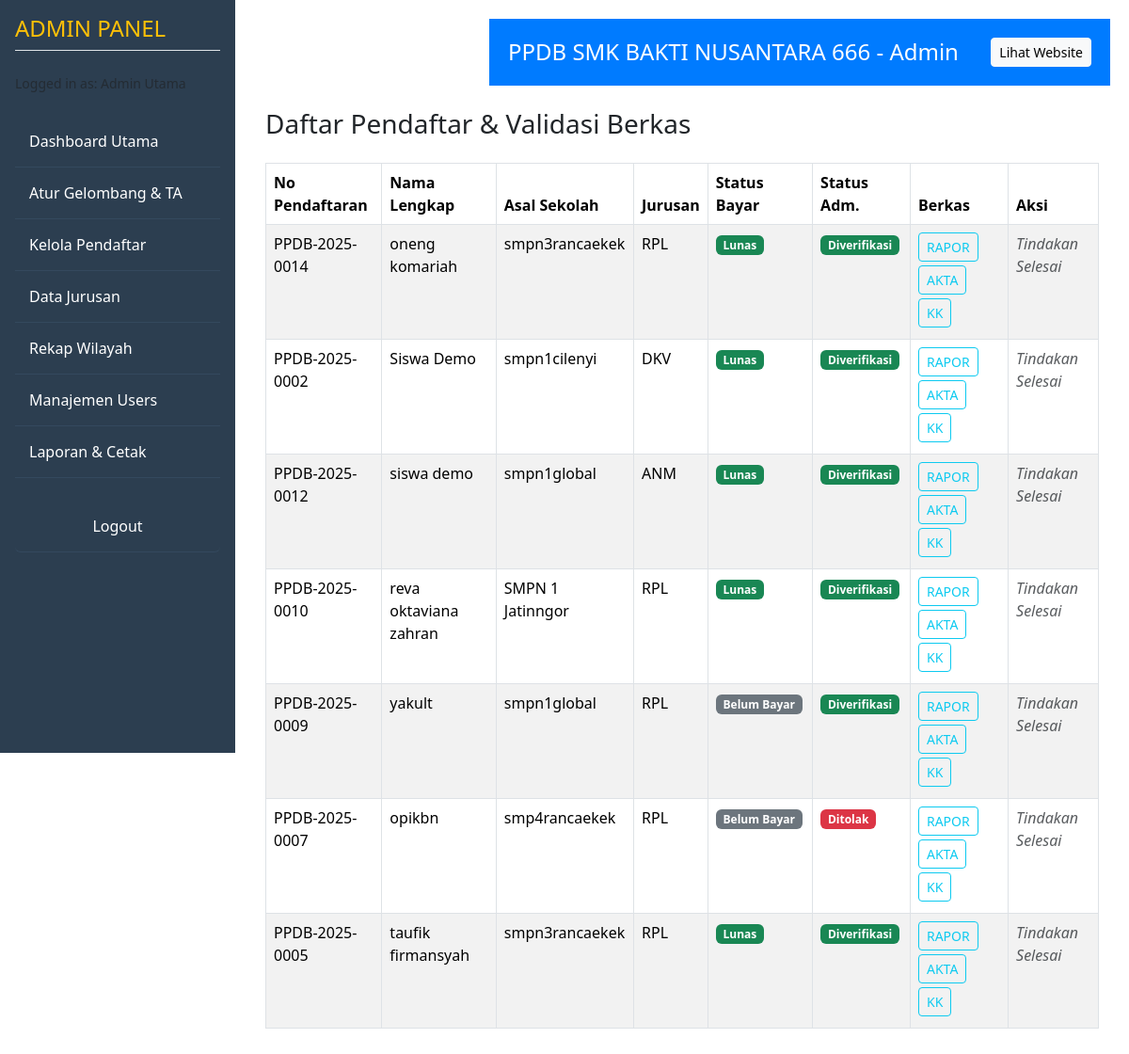
Screenshot of /admin/pendaftar.php (signed in) with the database file from the repository.
### tables this page shows
CREATE TABLE `pendaftar` (
  `id` bigint(20) NOT NULL,
  `user_id` int(11) DEFAULT NULL,
  `tanggal_daftar` datetime DEFAULT NULL,
  `no_pendaftaran` varchar(20) DEFAULT NULL,
  `gelombang_id` int(11) DEFAULT NULL,
  `jurusan_id` int(11) DEFAULT NULL,
  `status_administrasi` enum('Pending','Diverifikasi','Ditolak') DEFAULT 'Pending',
  `admin_verifikator_id` int(11) DEFAULT NULL,
  `tgl_verifikasi_adm` datetime DEFAULT NULL,
  `catatan_adm` text DEFAULT NULL,
  `status_pembayaran` enum('Belum Bayar','Pending Verifikasi','Lunas','Ditolak') DEFAULT 'Belum Bayar'
);

CREATE TABLE `pendaftar_data_siswa` (
  `pendaftar_id` bigint(20) NOT NULL,
  `nama_lengkap` varchar(120) DEFAULT NULL,
  `nis` varchar(20) DEFAULT NULL,
  `no_handphone` varchar(20) DEFAULT NULL,
  `email` varchar(120) DEFAULT NULL,
  `wilayah_asal_id` int(11) DEFAULT NULL
);

CREATE TABLE `pendaftar_asal_sekolah` (
  `pendaftar_id` bigint(20) NOT NULL,
  `nama_sekolah` varchar(150) DEFAULT NULL
);

CREATE TABLE `jurusan` (
  `id` int(11) NOT NULL,
  `kode` varchar(10) DEFAULT NULL,
  `nama` varchar(100) DEFAULT NULL,
  `kuota` int(11) DEFAULT NULL
);

CREATE TABLE `pendaftar_berkas` (
  `id` bigint(20) NOT NULL,
  `pendaftar_id` bigint(20) DEFAULT NULL,
  `jenis` enum('RAPOR','AKTA','KK','LAINNYA') DEFAULT NULL,
  `nama_file` varchar(255) DEFAULT NULL,
  `url_file` varchar(255) DEFAULT NULL,
  `ukuran_kb` int(11) DEFAULT NULL,
  `valid` tinyint(4) DEFAULT 0,
  `catatan` varchar(255) DEFAULT NULL
);

### admin/pendaftar.php (the view, shortened to what this page needs)
<?php
include('../includes/admin_header.php');
$pendaftar_data = [];
$sql = "SELECT
            p.id,
            p.no_pendaftaran,
            p.status_administrasi,
            p.status_pembayaran,
            pds.nama_lengkap,
            pas.nama_sekolah,
            j.kode as kode_jurusan
        FROM pendaftar p
        JOIN pendaftar_data_siswa pds ON p.id = pds.pendaftar_id
        JOIN pendaftar_asal_sekolah pas ON p.id = pas.pendaftar_id
        JOIN jurusan j ON p.jurusan_id = j.id
        ORDER BY p.tanggal_daftar DESC";
$result = $conn->query($sql);
if ($result->num_rows > 0) {
    while($row = $result->fetch_assoc()) {
        $berkas_pendaftar = [];
        $sql_berkas = "SELECT jenis, url_file FROM pendaftar_berkas WHERE pendaftar_id = ?";
        $stmt_berkas = $conn->prepare($sql_berkas);
        $stmt_berkas->bind_param("i", $row['id']);
        $stmt_berkas->execute();
        $result_berkas = $stmt_berkas->get_result();
        while($row_berkas = $result_berkas->fetch_assoc()) {
            $berkas_pendaftar[] = $row_berkas;
        }
        $row['berkas'] = $berkas_pendaftar;
        $pendaftar_data[] = $row;
    }
}
?>
<h3 class="mb-4">Daftar Pendaftar & Validasi Berkas</h3>
<div class="table-responsive">
    <table class="table table-striped table-bordered table-hover">
        <thead class="bg-dark text-white">
            <tr>
                <th>No Pendaftaran</th>
                <th>Nama Lengkap</th>
                <th>Asal Sekolah</th>
                <th>Jurusan</th>
                <th>Status Bayar</th>
                <th>Status Adm.</th>
                <th>Berkas</th>
                <th>Aksi</th>
            </tr>
        </thead>
        <tbody>
            <?php if (empty($pendaftar_data)): ?>
                <tr><td colspan="8" class="text-center">Belum ada data pendaftar.</td></tr>
            <?php else: ?>
                <?php foreach ($pendaftar_data as $pendaftar) : ?>
                    <tr>
                        <td><?php echo htmlspecialchars($pendaftar['no_pendaftaran']); ?></td>
                        <td><?php echo htmlspecialchars($pendaftar['nama_lengkap']); ?></td>
                        <td><?php echo htmlspecialchars($pendaftar['nama_sekolah']); ?></td>
                        <td><?php echo htmlspecialchars($pendaftar['kode_jurusan']); ?></td>
                        <td>
                            <?php
                            $badge_bayar = 'bg-secondary';
                            if ($pendaftar['status_pembayaran'] == 'Lunas') $badge_bayar = 'bg-success';
                            ?>
                            <span class="badge <?php echo $badge_bayar; ?>"><?php echo htmlspecialchars($pendaftar['status_pembayaran']); ?></span>
                        </td>
                        <td>
                            <?php
                            $badge_adm = 'bg-secondary';
                            if ($pendaftar['status_administrasi'] == 'Diverifikasi') $badge_adm = 'bg-success';
                            if ($pendaftar['status_administrasi'] == 'Ditolak') $badge_adm = 'bg-danger';
                            ?>
                            <span class="badge <?php echo $badge_adm; ?>"><?php echo htmlspecialchars($pendaftar['status_administrasi']); ?></span>
                        </td>
                        <td>
                            <?php foreach($pendaftar['berkas'] as $berkas): ?>
                                <a href="<?php echo htmlspecialchars($berkas['url_file']); ?>" target="_blank" class="btn btn-sm btn-outline-info mb-1">
                                    <?php echo htmlspecialchars($berkas['jenis']); ?>
                                </a>
                            <?php endforeach; ?>
                        </td>
                        <td>
                            <?php if ($pendaftar['status_administrasi'] == 'Pending') : ?>
                                <form method="POST" class="d-inline">
                                    <input type="hidden" name="pendaftar_id" value="<?php echo $pendaftar['id']; ?>">
                                    <input type="hidden" name="catatan_adm" value="Berkas valid">
                                    <button type="submit" name="action" value="verifikasi_adm" class="btn btn-sm btn-success">Verifikasi (ADM)</button>
                                </form>
                                <form method="POST" class="d-inline mt-1">
                                    <input type="hidden" name="pendaftar_id" value="<?php echo $pendaftar['id']; ?>">
                                    <input type="hidden" name="catatan_adm" value="Berkas tidak lengkap">
                                    <button type="submit" name="action" value="tolak_adm" class="btn btn-sm btn-danger">Tolak (ADM)</button>
                                </form>
                            <?php else: ?>
                                <span class="text-muted fst-italic">Tindakan Selesai</span>
                            <?php endif; ?>
                        </td>
                    </tr>
                <?php endforeach; ?>
            <?php endif; ?>
        </tbody>
    </table>
</div>
<?php
include('../includes/admin_footer.php');
?>

### rows the page displays
pendaftar: no_pendaftaran "PPDB-2025-0014", pendaftar_data_siswa.nama_lengkap "oneng komariah", pendaftar_asal_sekolah.nama_sekolah "smpn3rancaekek", jurusan.kode "RPL", status_pembayaran "Lunas", status_administrasi "Diverifikasi", shows "Tindakan Selesai"
pendaftar_berkas: jenis "RAPOR"
pendaftar_berkas: jenis "AKTA"
pendaftar_berkas: jenis "KK"
pendaftar: no_pendaftaran "PPDB-2025-0002", pendaftar_data_siswa.nama_lengkap "Siswa Demo", pendaftar_asal_sekolah.nama_sekolah "smpn1cilenyi", jurusan.kode "DKV", status_pembayaran "Lunas", status_administrasi "Diverifikasi", shows "Tindakan Selesai"
pendaftar_berkas: jenis "RAPOR"
pendaftar_berkas: jenis "AKTA"
pendaftar_berkas: jenis "KK"
pendaftar: no_pendaftaran "PPDB-2025-0012", pendaftar_data_siswa.nama_lengkap "siswa demo", pendaftar_asal_sekolah.nama_sekolah "smpn1global", jurusan.kode "ANM", status_pembayaran "Lunas", status_administrasi "Diverifikasi", shows "Tindakan Selesai"
pendaftar_berkas: jenis "RAPOR"
pendaftar_berkas: jenis "AKTA"
pendaftar_berkas: jenis "KK"
pendaftar: no_pendaftaran "PPDB-2025-0010", pendaftar_data_siswa.nama_lengkap "reva oktaviana zahran", pendaftar_asal_sekolah.nama_sekolah "SMPN 1 Jatinngor", jurusan.kode "RPL", status_pembayaran "Lunas", status_administrasi "Diverifikasi", shows "Tindakan Selesai"
pendaftar_berkas: jenis "RAPOR"
pendaftar_berkas: jenis "AKTA"
pendaftar_berkas: jenis "KK"
pendaftar: no_pendaftaran "PPDB-2025-0009", pendaftar_data_siswa.nama_lengkap "yakult", pendaftar_asal_sekolah.nama_sekolah "smpn1global", jurusan.kode "RPL", status_pembayaran "Belum Bayar", status_administrasi "Diverifikasi", shows "Tindakan Selesai"
pendaftar_berkas: jenis "RAPOR"
pendaftar_berkas: jenis "AKTA"
pendaftar_berkas: jenis "KK"
pendaftar: no_pendaftaran "PPDB-2025-0007", pendaftar_data_siswa.nama_lengkap "opikbn", pendaftar_asal_sekolah.nama_sekolah "smp4rancaekek", jurusan.kode "RPL", status_pembayaran "Belum Bayar", status_administrasi "Ditolak", shows "Tindakan Selesai"
pendaftar_berkas: jenis "RAPOR"
pendaftar_berkas: jenis "AKTA"
pendaftar_berkas: jenis "KK"
pendaftar: no_pendaftaran "PPDB-2025-0005", pendaftar_data_siswa.nama_lengkap "taufik firmansyah", pendaftar_asal_sekolah.nama_sekolah "smpn3rancaekek", jurusan.kode "RPL", status_pembayaran "Lunas", status_administrasi "Diverifikasi", shows "Tindakan Selesai"
pendaftar_berkas: jenis "RAPOR"
pendaftar_berkas: jenis "AKTA"
pendaftar_berkas: jenis "KK"
